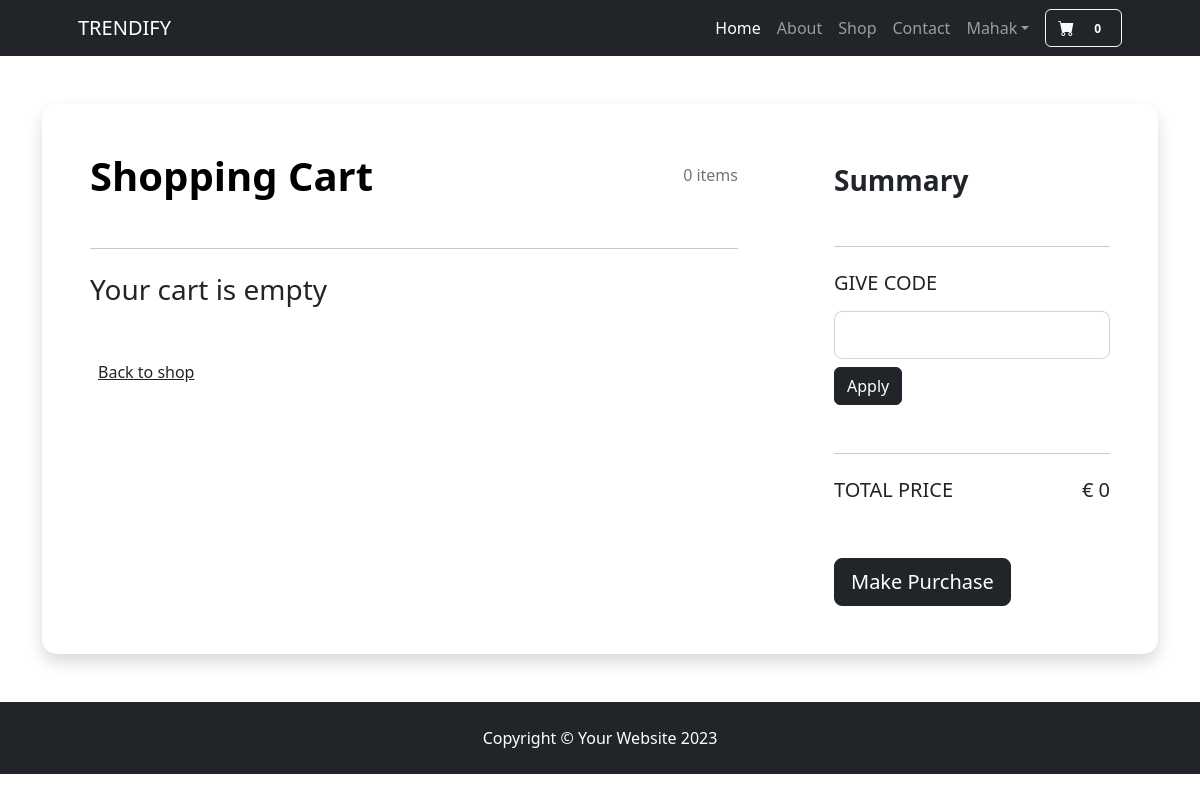
Before: /accounts/cards/ (signed in) with the older database file.
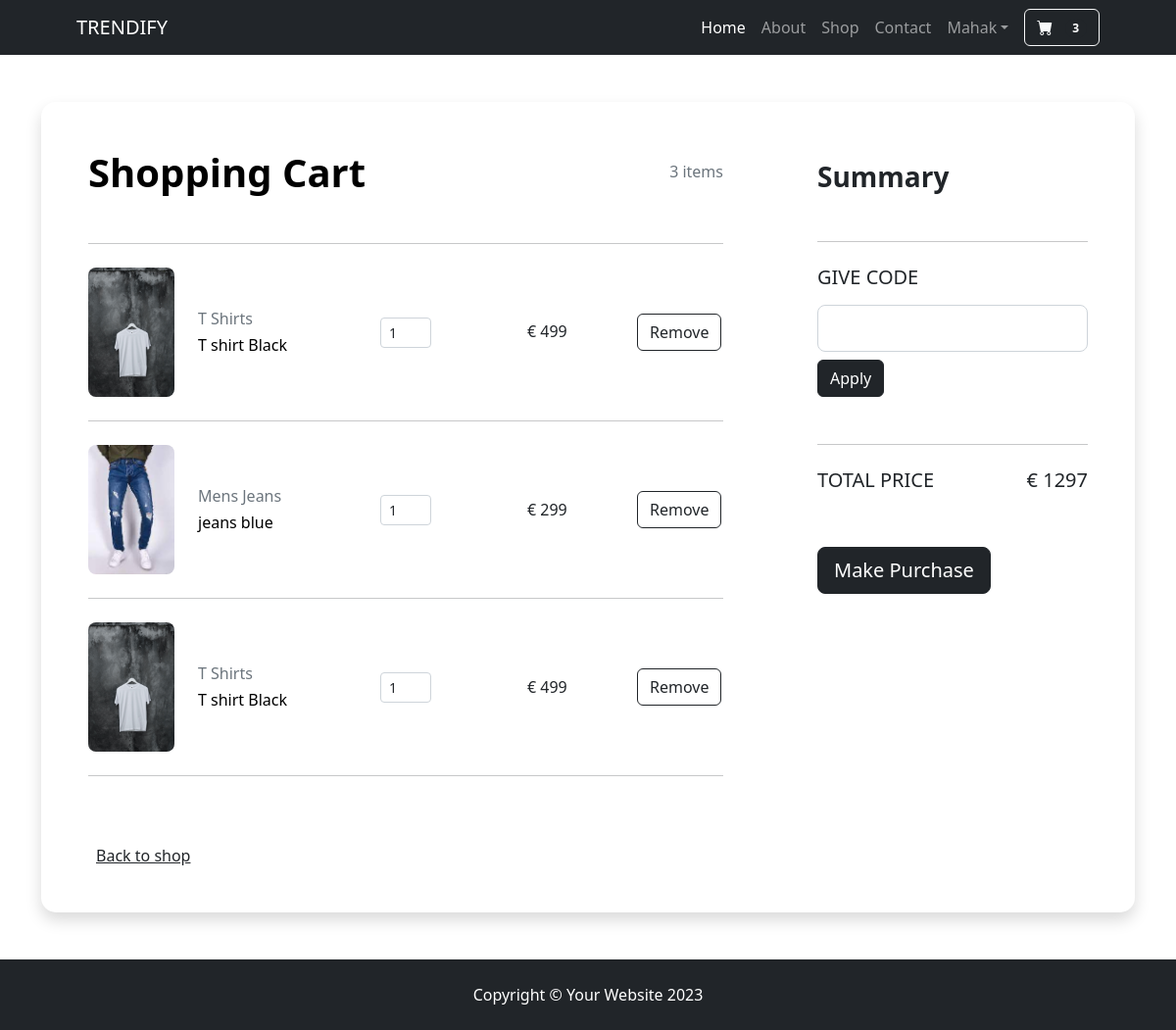
After: the same page with the newer database file.
### accounts/models.py (models this page shows)
class Profile(BaseModel):
   user = models.OneToOneField(User, on_delete=models.CASCADE,related_name="profile")
   is_email_verified = models.BooleanField(default=False)
   email_token = models.CharField(max_length=100, null=False, blank=True)
   profile_image = models.ImageField(upload_to='profile')
   def get_cart_count(self):
       return CartItems.objects.filter(cart__user = self.user, cart__is_paid= False).count()

class Cart(BaseModel):
    user = models.ForeignKey(User, on_delete=models.CASCADE , related_name="cart")
    coupon = models.ForeignKey(Coupon, on_delete=models.SET_NULL , related_name="coupon", null=True, blank=True)
    razor_pay_order_id = models.CharField(max_length=100, null=True, blank=True)
    razor_pay_payment_id = models.CharField(max_length=100, null=True, blank=True)
    razor_pay_payment_signature = models.CharField(max_length=100, null=True, blank=True)
    is_paid = models.BooleanField(default=False)
    def get_cart_total(self):
        cart_items = self.cart_items.all()
        price=[]
        for cart_item in cart_items:
            price.append(cart_item.product.price*cart_item.itemQyt)
        if self.coupon:
            if self.coupon.minimum_price < sum(price):
                return sum(price) - self.coupon.discount_price
        return sum(price)

class CartItems(BaseModel):
    cart = models.ForeignKey(Cart, on_delete=models.CASCADE, related_name="cart_items")
    product = models.ForeignKey(Product, on_delete=models.SET_NULL, null=True, blank=True)
    itemQyt =  models.PositiveIntegerField(default=1)
    def get_product_price(self):
        price = [self.product.price]
        return sum(price)*self.itemQyt
    def get_product_count(self):
        count = self.itemQyt
        return count

### products/models.py (models this page shows, shortened)
class Product(BaseModel):
    product_name = models.CharField(max_length=100)
    slug = models.SlugField(unique=True, null= True, blank=True)
    category = models.ForeignKey(Category, on_delete=models.CASCADE, related_name='product')
    price = models.IntegerField(null = False)
    product_description = models.TextField()
    color_variant = models.ManyToManyField(ColorVariant, blank=True)
    size_variant = models.ManyToManyField(SizeVariant, blank=True)

class ProductImage(BaseModel):
    product = models.ForeignKey(Product, on_delete=models.CASCADE, related_name='product_image')
    image = models.ImageField(upload_to="product")

class Category(BaseModel):
    category_name = models.CharField(max_length=100)
    slug = models.SlugField(unique=True , null=True, blank=True)
    category_image = models.ImageField(upload_to='categories')
    def __str__(self) -> str:
        return self.category_name

### accounts/views.py (the view, shortened to what this page needs)
# urls.py: path('cards/', get_cards, name="cards"),
def get_cards(request):
    cart_obj = None
    try:
        if request.user.is_authenticated:
            cart_obj =  Cart.objects.get(is_paid=False , user = request.user)
            print(cart_obj.cart_items.get())
        else:
            messages.warning(request, "Login Required")
            return redirect('/accounts/login')
    except Exception as e:
        print(e)
    context = {'cart': cart_obj }
    return render(request, 'Accounts/carts.html', context)

### templates/Accounts/carts.html (shortened to what this page needs)
{% extends 'Base/base.html'%}
{%block start%}
<section class="h-100 h-custom">
    <div class="container  py-5 h-100">
      <div class="row  d-flex justify-content-center align-items-center h-100">
        <div class="col-12">
          <div class=" shadow card-registration card-registration-2" style="border-radius: 15px;">
            <div class="card-body p-0">
              <div class="row g-0">
                <div class="col-lg-8">
                  <div class="p-5">
                    <div class="d-flex justify-content-between align-items-center mb-5">
                      <h1 class="fw-bold mb-0 text-black">Shopping Cart</h1>
                      <h6 class="mb-0 text-muted">{{request.user.profile.get_cart_count}} items</h6>
                    </div>
                    <hr class="my-4">
                    {%if request.user.profile.get_cart_count == 0%}<h3>Your cart is empty</h3>{%endif%}
                    {% for cart_item in cart.cart_items.all %}
                    <div class="row mb-4 d-flex justify-content-between align-items-center">
                      <div class="col-md-2 col-lg-2 col-xl-2">
                        <img
                          src="/media/{{cart_item.product.product_image.first.image}}"
                          class="img-fluid rounded-3" alt="Cotton T-shirt">
                      </div>
                      <div class="col-md-3 col-lg-3 col-xl-3">
                        <h6 class="text-muted">{{cart_item.product.category}}</h6>
                        <h6 class="text-black mb-0">{{cart_item.product.product_name}}</h6>
                      </div>
                      <div class="col-md-3 col-lg-3 col-xl-2 d-flex">
                        <a href="{% url 'update_cart' cart_item_id=cart_item.uid action='remove' %}"><button class="btn px-2">
                        </button></a>
                        <input id="form1" min="0" name="quantity" value="{{cart_item.get_product_count}}" type="number"
                          class="form-control form-control-sm" />
                          <a href="{% url 'update_cart' cart_item_id=cart_item.uid action='add' %}"><button class="btn px-2">
                          </button></a>
                      </div>
                      <div class="col-md-3 col-lg-2 col-xl-2 offset-lg-1">
                        <h6 class="mb-0">€ {{cart_item.get_product_price}}</h6>
                      </div>
                      <div class="col-md-3 col-lg-3 col-xl-2 d-flex">
                        <a href="{% url 'remove_cart' cart_item.uid %}" class="btn btn-outline-dark">Remove</a>
                      </div>
                    </div>
                    <hr class="my-4">
                    {% endfor %}
                    <div class="pt-5">
                      <h6 class="mb-0"><a href="/" class="text-body">Back to shop</a></h6>
                    </div>
                  </div>
                </div>
                <div class="col-lg-4 bg-grey">
                  <div class="p-5">
                    <h3 class="fw-bold mb-5 mt-2 pt-1">Summary</h3>
                    <hr class="my-4">
                    <h5 class="text-uppercase mb-3 ">Give code</h5>
                    <form method="post">
                    <div class="mb-5">
                      <div class="form-outline">
                        <input type="text" id="form3Examplea2" name = "coupon" class="form-control form-control-lg mb-2" />
                        <button type="submit" class="btn btn-dark btn-block "
                      data-mdb-ripple-color="dark">Apply</button>
                      </div>
                    </div>
                  </form>
                    <hr class="my-4">
                    <div class="d-flex justify-content-between mb-5">
                      <h5 class="text-uppercase">Total price</h5>
                      <h5>€ {{cart.get_cart_total}}</h5>
                    </div>
                      <a href="{%url 'checkout'%}"><button  class="btn btn-dark btn-block btn-lg"
                      data-mdb-ripple-color="dark">Make Purchase</button></a>
                  </div>
                </div>
              </div>
            </div>
          </div>
        </div>
      </div>
    </div>
  </section>
  {% endblock %}

### templates/Base/base.html (shortened to what this page needs)
{% load static %}
<!DOCTYPE html>
<html lang="en">
  <head>
    <link
      href="https://cdn.jsdelivr.net/npm/bootstrap-icons@1.5.0/font/bootstrap-icons.css"
      rel="stylesheet"
    />
    <link href="{% static '/css/styles.css' %}" rel="stylesheet" />
  </head>
  <body>
    <nav class="navbar navbar-expand-lg navbar-dark bg-dark ">
      <div class="container px-4 px-lg-5">
        <a class="navbar-brand" href="/">TRENDIFY</a>
        <div class="collapse navbar-collapse justify-content-end" id="navbarSupportedContent">
          <ul class="navbar-nav me-2 mb-2 mb-lg-0 ms-lg-4 ">
            <li class="nav-item">
              <a class="nav-link active" aria-current="page" href="/">Home</a>
            </li>
            <li class="nav-item"><a class="nav-link" href="#!">About</a></li>
            <li class="nav-item"><a class="nav-link" href="#!">Shop</a></li>
            <li class="nav-item"><a class="nav-link" href="#!">Contact</a></li>
            {% if user.is_authenticated %}
            <li class="nav-item dropdown">
              <a
                class="nav-link dropdown-toggle"
                id="navbarDropdown"
                href="#"
                role="button"
                data-bs-toggle="dropdown"
                aria-expanded="false"
                >{{request.user.first_name}}</a
              >
            </li>
            {%endif%}
          </ul>
            <a class="btn btn-outline-light" href="{% url 'cards' %}">
              <i class="bi-cart-fill me-1"></i>
              <span class="badge bg-dark text-white ms-1 rounded-pill">{{request.user.profile.get_cart_count}}</span>
          </a>
        </div>
      </div>
    </nav>
    <div style="height: 100%;">
    {% block start %} {% endblock %}
  </div>
    <footer class="py-4 bg-dark ">
      <div class="container ">
        <p class="m-0 text-center text-white">
          Copyright &copy; Your Website 2023
        </p>
      </div>
    </footer>
  </body>
</html>

Changed rows visible on the page:
no longer on this page (row edited): Cart: get_cart_total "0"
added CartItems: product.product_image.first.image (picture), product.category "T Shirts", product.product_name "T shirt Black", quantity "1", get_product_price "499"
added CartItems: product.product_image.first.image (picture), product.category "Mens Jeans", product.product_name "jeans blue", quantity "1", get_product_price "299"
added CartItems: product.product_image.first.image (picture), product.category "T Shirts", product.product_name "T shirt Black", quantity "1", get_product_price "499"
added Cart: get_cart_total "1297"
Other visible differences:
{{ request.user.profile.get_cart_count }}: "0" → "3"
text no longer shown: "Your cart is empty"
